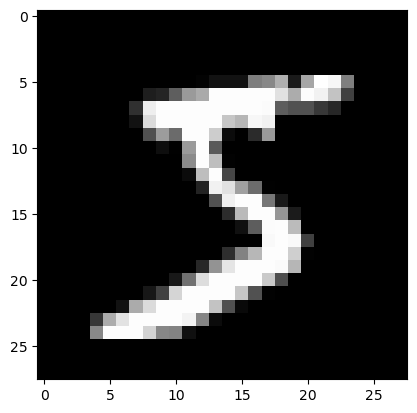
#> input picture digit.png, 417 x 413 px
$ python predict_image.py
#> lines starting #> are read from the running program, lines starting #| are printed output that depends on the picture
import numpy as np
import requests
from PIL import Image
import base64
from io import BytesIO

# Load and preprocess the image
img_path = 'digit.png'  # Replace with the path to your image
img = Image.open(img_path).convert('L')  # Convert to grayscale
img = img.resize((28, 28))  # Resize to 28x28 pixels
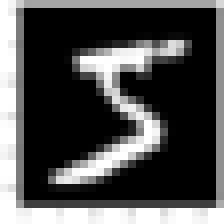
#> img: PIL image 28x28 L (shown 8 times larger); min 0, max 255, mean 78.4
image_array = np.array(img).astype(np.float32) / 255.0  # Normalize to [0,1]
image_array = image_array.reshape(28, 28, 1)  # Add batch dimension

# Prepare the JSON payload with normalized image data
payload = {
    "instances": [
        {"conv2d_input": image_array.tolist()}
    ]
}

url = "http://localhost:8000/v1/models/digits-recognizer:predict"

# Send the request
#> (the run stopped early here; a loop or call above may not have finished)
